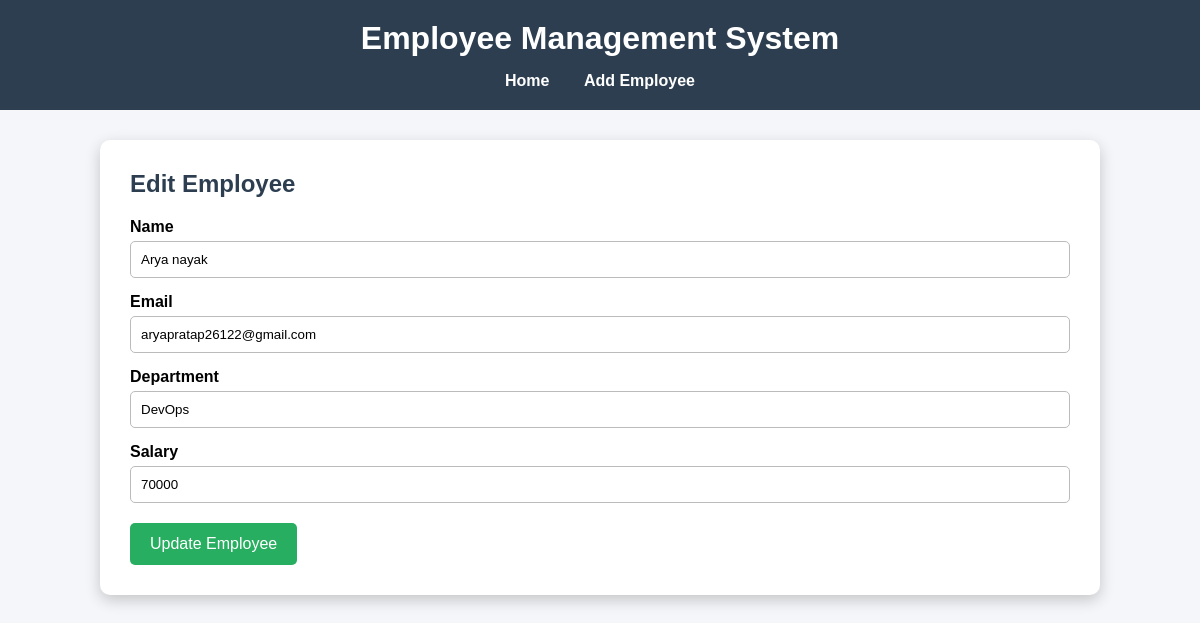
The page /edit/3 on the database its author committed.
### tables this page shows
CREATE TABLE employees(
            id INTEGER PRIMARY KEY AUTOINCREMENT,
            name TEXT NOT NULL,
            email TEXT NOT NULL,
            department TEXT NOT NULL,
            salary INTEGER NOT NULL
        );

### app.py (the view, shortened to what this page needs)
@app.route("/edit/<int:id>", methods=["GET", "POST"])
def edit(id):
    conn = get_connection()
    employee = conn.execute(
        "SELECT * FROM employees WHERE id=?",
        (id,),
    ).fetchone()
    conn.close()
    return render_template("edit.html", employee=employee)

### database.py (called while the page is built)
def get_connection():
    conn = sqlite3.connect(DATABASE)
    conn.row_factory = sqlite3.Row
    return conn

### templates/edit.html
{% extends 'layout.html' %}
{% block content %}
<h2>Edit Employee</h2>
<form method="POST">
<label>Name</label>
<input
type="text"
name="name"
value="{{ employee.name }}"
required>
<label>Email</label>
<input
type="email"
name="email"
value="{{ employee.email }}"
required>
<label>Department</label>
<input
type="text"
name="department"
value="{{ employee.department }}"
required>
<label>Salary</label>
<input
type="number"
name="salary"
value="{{ employee.salary }}"
required>
<button type="submit">
Update Employee
</button>
</form>
{% endblock %}

### static/style.css (style rules this page uses)
* { margin: 0; padding: 0; box-sizing: border-box; font-family: Arial, sans-serif; }
body { background: #f4f6f9; }
h2 { margin-bottom: 20px; color: #2c3e50; }
form label { display: block; margin-top: 15px; font-weight: bold; }
form input { width: 100%; padding: 10px; margin-top: 5px; border: 1px solid #bbb; border-radius: 5px; }
button { margin-top: 20px; background: #27ae60; color: white; border: none; padding: 12px 20px; cursor: pointer; border-radius: 5px; font-size: 16px; }

### rows shown on the page
employees: name "Arya nayak", email "aryapratap26122@gmail.com", department "DevOps", salary "70000"
